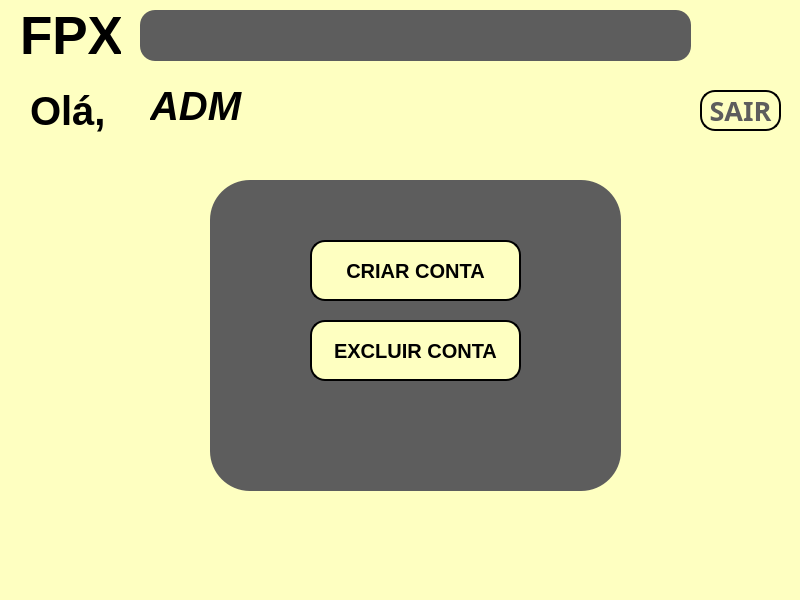
<?xml version="1.0" encoding="UTF-8"?>
<ui version="4.0">
 <class>MainWindow</class>
 <widget class="QMainWindow" name="MainWindow">
  <property name="geometry">
   <rect>
    <x>0</x>
    <y>0</y>
    <width>800</width>
    <height>600</height>
   </rect>
  </property>
  <property name="windowTitle">
   <string>MainWindow</string>
  </property>
  <property name="styleSheet">
   <string notr="true">background-color: rgb(254, 255, 193);</string>
  </property>
  <widget class="QWidget" name="centralwidget">
   <widget class="QLabel" name="label">
    <property name="geometry">
     <rect>
      <x>20</x>
      <y>10</y>
      <width>101</width>
      <height>51</height>
     </rect>
    </property>
    <property name="font">
     <font>
      <pointsize>40</pointsize>
      <weight>75</weight>
      <bold>true</bold>
     </font>
    </property>
    <property name="text">
     <string>FPX</string>
    </property>
   </widget>
   <widget class="QLabel" name="label_2">
    <property name="geometry">
     <rect>
      <x>30</x>
      <y>80</y>
      <width>131</width>
      <height>61</height>
     </rect>
    </property>
    <property name="font">
     <font>
      <pointsize>30</pointsize>
      <weight>75</weight>
      <bold>true</bold>
     </font>
    </property>
    <property name="text">
     <string>Olá, </string>
    </property>
   </widget>
   <widget class="QLabel" name="label_3">
    <property name="geometry">
     <rect>
      <x>150</x>
      <y>80</y>
      <width>521</width>
      <height>51</height>
     </rect>
    </property>
    <property name="font">
     <font>
      <pointsize>30</pointsize>
      <weight>75</weight>
      <italic>true</italic>
      <bold>true</bold>
     </font>
    </property>
    <property name="text">
     <string>ADM</string>
    </property>
   </widget>
   <widget class="QFrame" name="frame">
    <property name="geometry">
     <rect>
      <x>140</x>
      <y>10</y>
      <width>551</width>
      <height>51</height>
     </rect>
    </property>
    <property name="styleSheet">
     <string notr="true">background-color: rgb(93, 93, 93);
border-radius: 15px;
border-style: outset;
border- width: 2px;</string>
    </property>
    <property name="frameShape">
     <enum>QFrame::StyledPanel</enum>
    </property>
    <property name="frameShadow">
     <enum>QFrame::Raised</enum>
    </property>
   </widget>
   <widget class="QLabel" name="label_4">
    <property name="geometry">
     <rect>
      <x>710</x>
      <y>0</y>
      <width>71</width>
      <height>71</height>
     </rect>
    </property>
    <property name="text">
     <string/>
    </property>
    <property name="pixmap">
     <pixmap>D:/downloads/profile-user (2).png</pixmap>
    </property>
   </widget>
   <widget class="QPushButton" name="pushButton">
    <property name="geometry">
     <rect>
      <x>700</x>
      <y>90</y>
      <width>81</width>
      <height>41</height>
     </rect>
    </property>
    <property name="font">
     <font>
      <family>Yu Gothic</family>
      <pointsize>20</pointsize>
      <weight>75</weight>
      <italic>false</italic>
      <bold>true</bold>
     </font>
    </property>
    <property name="styleSheet">
     <string notr="true">color: rgb(93, 93, 93);
border-style: outset;
border-width: 2px;
border-radius: 15px;
border-color: black;</string>
    </property>
    <property name="text">
     <string>SAIR</string>
    </property>
   </widget>
   <widget class="QFrame" name="frame_2">
    <property name="geometry">
     <rect>
      <x>210</x>
      <y>180</y>
      <width>411</width>
      <height>311</height>
     </rect>
    </property>
    <property name="styleSheet">
     <string notr="true">background-color: rgb(93, 93, 93);
border-radius: 40px;
border-style: outset;
border- width: 4px;</string>
    </property>
    <property name="frameShape">
     <enum>QFrame::StyledPanel</enum>
    </property>
    <property name="frameShadow">
     <enum>QFrame::Raised</enum>
    </property>
    <widget class="QPushButton" name="pushButton_2">
     <property name="geometry">
      <rect>
       <x>100</x>
       <y>60</y>
       <width>211</width>
       <height>61</height>
      </rect>
     </property>
     <property name="font">
      <font>
       <pointsize>15</pointsize>
       <weight>75</weight>
       <bold>true</bold>
      </font>
     </property>
     <property name="styleSheet">
      <string notr="true">background-color: rgb(254, 255, 193);
border-style: outset;
border-width: 2px;
border-radius: 15px;
border-color: black;</string>
     </property>
     <property name="text">
      <string>CRIAR CONTA</string>
     </property>
    </widget>
    <widget class="QPushButton" name="pushButton_4">
     <property name="geometry">
      <rect>
       <x>100</x>
       <y>140</y>
       <width>211</width>
       <height>61</height>
      </rect>
     </property>
     <property name="font">
      <font>
       <pointsize>15</pointsize>
       <weight>75</weight>
       <bold>true</bold>
      </font>
     </property>
     <property name="styleSheet">
      <string notr="true">background-color: rgb(254, 255, 193);
border-style: outset;
border-width: 2px;
border-radius: 15px;
border-color: black;</string>
     </property>
     <property name="text">
      <string>EXCLUIR CONTA</string>
     </property>
    </widget>
   </widget>
  </widget>
  <widget class="QMenuBar" name="menubar">
   <property name="geometry">
    <rect>
     <x>0</x>
     <y>0</y>
     <width>800</width>
     <height>21</height>
    </rect>
   </property>
  </widget>
  <widget class="QStatusBar" name="statusbar"/>
 </widget>
 <resources/>
 <connections/>
</ui>
